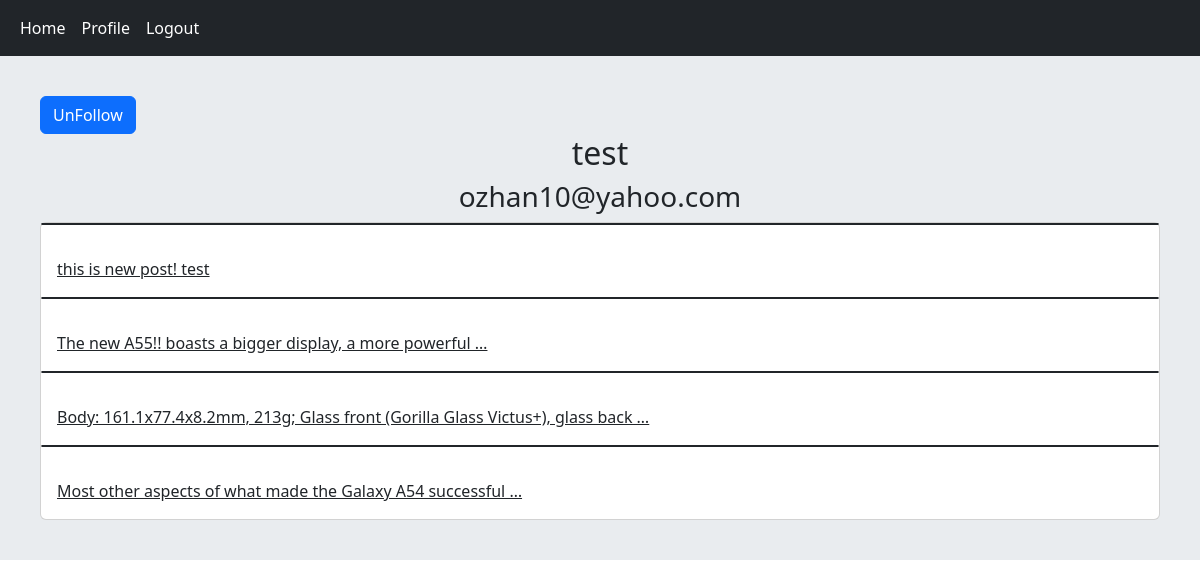
/account/profile/2/ (signed in), run on an earlier commit of the app's database.
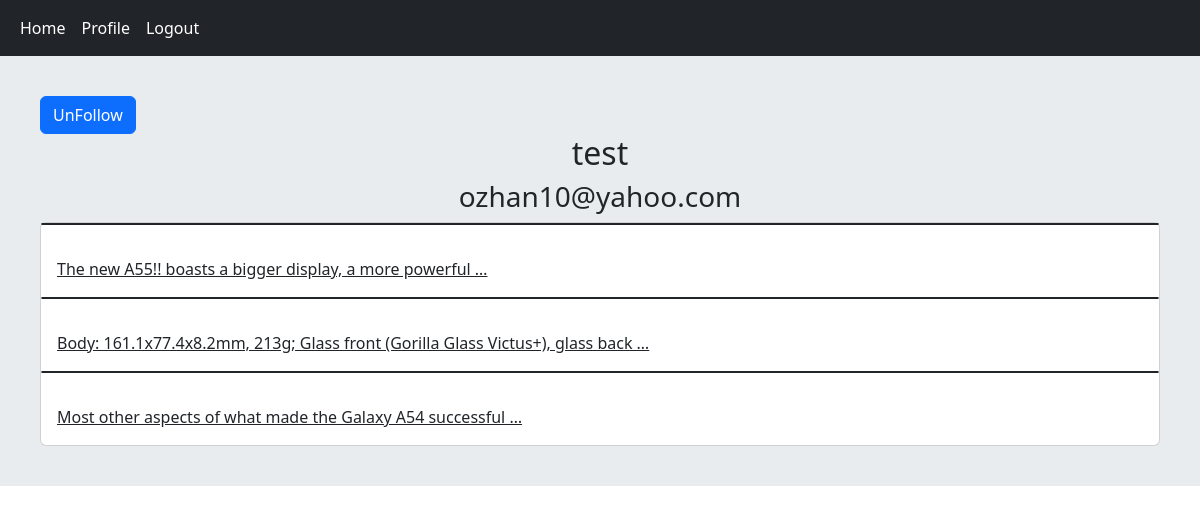
And on a later commit of the database.
### home/models.py (models this page shows, shortened)
class Post(models.Model):
    user = models.ForeignKey(User,on_delete=models.CASCADE,related_name='posts')
    body = models.TextField()
    slug = models.SlugField()
    created = models.DateTimeField(auto_now_add=True)
    updated = models.DateTimeField(auto_now=True)
    class Meta():
        ordering = ['-updated']
    def get_absolute_url(self):
        return reverse('home:post_detail',args=(self.id,self.slug))

### account/views.py (the view)
# urls.py: path('profile/<user_id>/',views.UserProfileView.as_view(),name='user_profile'),
class UserProfileView(LoginRequiredMixin, View):
    def get(self, request, user_id):
        if_following = False
        user = get_object_or_404(User, pk=user_id)
        post = user.posts.all()
        relation = Relation.objects.filter(from_user = request.user , to_user=user)
        if relation.exists():
            if_following = True
        return render(request, 'account/profile.html', {'user': user, 'posts': post,'is_following':if_following})

### account/templates/account/profile.html (shortened to what this page needs)
{% extends 'base.html' %}
{% block content %}
    {% if request.user.id != user.id and not is_following %}
        <a href="{% url 'account:user_follow' user.id %}" class="btn btn-primary" > Follow </a>
    {% elif request.user.id != user.id and is_following %}
        <a href="{% url 'account:user_unfollow' user.id %}" class="btn btn-primary" > UnFollow </a>
    {% endif %}
    <h2 class="text-center" > {{ user.username }} </h2>
    <h3 class="text-center" > {{ user.email }} </h3>
    <div class="card" >
        {% for post in posts %}
        <h2 class="card border-dark mb-3">  </h2>
            <a href="{{ post.get_absolute_url }}" class="card-body" > {{ post.body|truncatewords:10 }}  </a>
        {% endfor %}
    </div>
{% endblock %}

What changed in the data, as far as the page shows it:
removed Post: body "this is new post! test"
